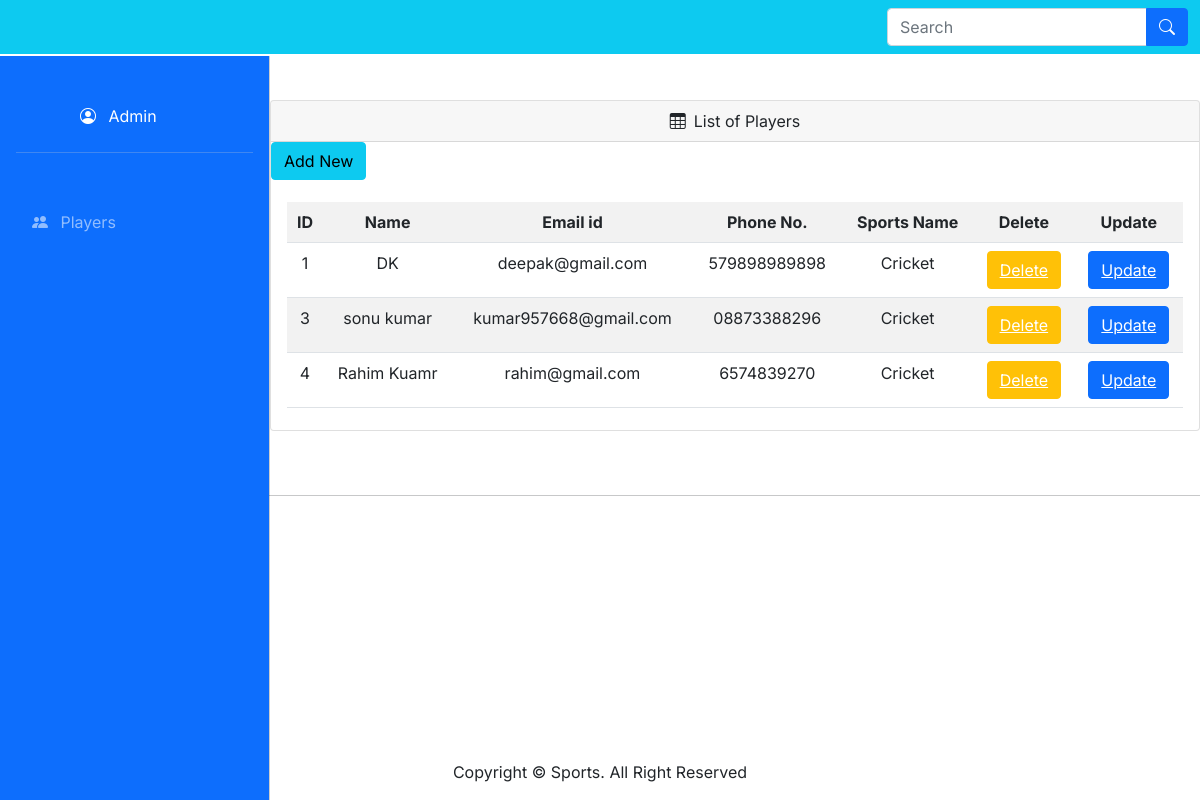
Screenshot of /Admin/index.php with the database file from the repository.
### tables this page shows
CREATE TABLE `sport` (
  `id` int(11) NOT NULL,
  `name` varchar(100) NOT NULL,
  `email` varchar(100) NOT NULL,
  `phone` varchar(13) NOT NULL,
  `sptp` varchar(100) NOT NULL
);

### Admin/index.php (the view, shortened to what this page needs)
<!DOCTYPE html>
<html lang="en">
  <head>
    <link rel="stylesheet" href="css/bootstrap.min.css" />
    <link
      rel="stylesheet"
      href="https://cdn.jsdelivr.net/npm/bootstrap-icons@1.4.1/font/bootstrap-icons.css"
    />
    <link rel="stylesheet" href="css/dataTables.bootstrap5.min.css" />
    <link rel="stylesheet" href="css/style.css" />
  </head>
  <body>
    <nav class="navbar navbar-expand-lg navbar-dark bg-info fixed-top">
      <div class="container-fluid">
        <a
          class="navbar-brand  ms-lg-0 ms-3  text-uppercase fw-bold"
          href="#"
           style="padding-left: 5%;"></a>
        <div class="collapse navbar-collapse" id="topNavBar">
          <form class="d-flex ms-auto my-1 my-lg-0">
            <div class="input-group">
              <input
                class="form-control"
                type="search"
                placeholder="Search"
                aria-label="Search"
              />
              <button class="btn btn-primary" type="submit">
                <i class="bi bi-search"></i>
              </button>
            </div>
          </form>
        </div>
      </div>
    </nav>
    <div
      class="offcanvas offcanvas-start sidebar-nav bg-primary"
      tabindex="-1"
      id="sidebar"
    >
      <div class="offcanvas-body ">
        <nav class="navbar-dark">
          <br>
          <ul class="navbar-nav ">
            <li>
              <a href="#" class="nav-link px-3 active  mx-5">
              <span class="me-2"><i class="bi bi-person-circle"></i></span>
                <span>Admin</span>
              </a>
            </li>
            <li class="my-2"><hr class="dropdown-divider bg-light" /></li>
            <li>
              <div class="text-muted small fw-bold text-uppercase px-3 mb-3">
             <Option></Option>
              </div>
            </li>
            <li>
              <a href="#" class="nav-link px-3">
                <span class="me-2"><i class="bi bi-people-fill"></i></span>
                <span>Players</span>
              </a>
            </li>
          </ul>
        </nav>
      </div>
    </div>
<main class="mt-5 pt-1 my-5">
        <div class="row my-5 my-5" id="orders">
          <div class="col-md-12 mb-3">
            <div class="card" >
              <div class="card-header text-center">
                <span><i class="bi bi-table me-2 "></i></span>List of Players
              </div>
              <a href="insert.php">
                <button type="button" class="btn btn-info  " data-target="#mymodel" data-toggle="modal">
                  Add New
                </button></a>
              <div class="card-body">
                <div class="table-responsive">
                  <table
                    id="example"
                    class="table table-striped data-table";>
                      <tr class="text-center">
                        <th>ID</th>
                        <th>Name</th>
                        <th>Email id</th>
                        <th>Phone No.</th>
                        <th>Sports Name</th>
                        <th>Delete</th>
                        <th>Update</th>
                      </tr>
<?php
 include 'config.php';
 $q = "select * from sport";
 $query = mysqli_query($con,$q);
 while($res = mysqli_fetch_array($query)){
 ?>
 <tr class="text-center">
 <td> <?php echo $res['id'];  ?> </td>
 <td> <?php echo $res['name'];  ?> </td>
 <td> <?php echo $res['email'];  ?> </td>
 <td> <?php echo $res['phone'];  ?> </td>
 <td> <?php echo $res['sptp'];  ?> </td>
 <td> <button class="btn-warning btn"> <a href="delete.php?id=<?php echo $res['id']; ?>" class="text-white"> Delete </a>  </button> </td>
 <td> <button class="btn-primary btn"><a href="update.php?id=<?php echo $res['id']; ?>" class="text-white"> Update </a> </button> </td>
 </tr>
 <?php
 }
  ?>
</table>
  </div>
 </div>
            </div>
          </div>
        </div>
    </main>
    <footer class="fixed-bottom">
      <p class="copyright text-center ">Copyright © Sports. All Right Reserved</p>
    </footer>
    <hr>
  </body>
</html>

### rows the page displays
sport: id "1", name "DK", email "deepak@gmail.com", phone "579898989898", sptp "Cricket"
sport: id "3", name "sonu kumar", email "kumar957668@gmail.com", phone "08873388296", sptp "Cricket"
sport: id "4", name "Rahim Kuamr", email "rahim@gmail.com", phone "6574839270", sptp "Cricket"
